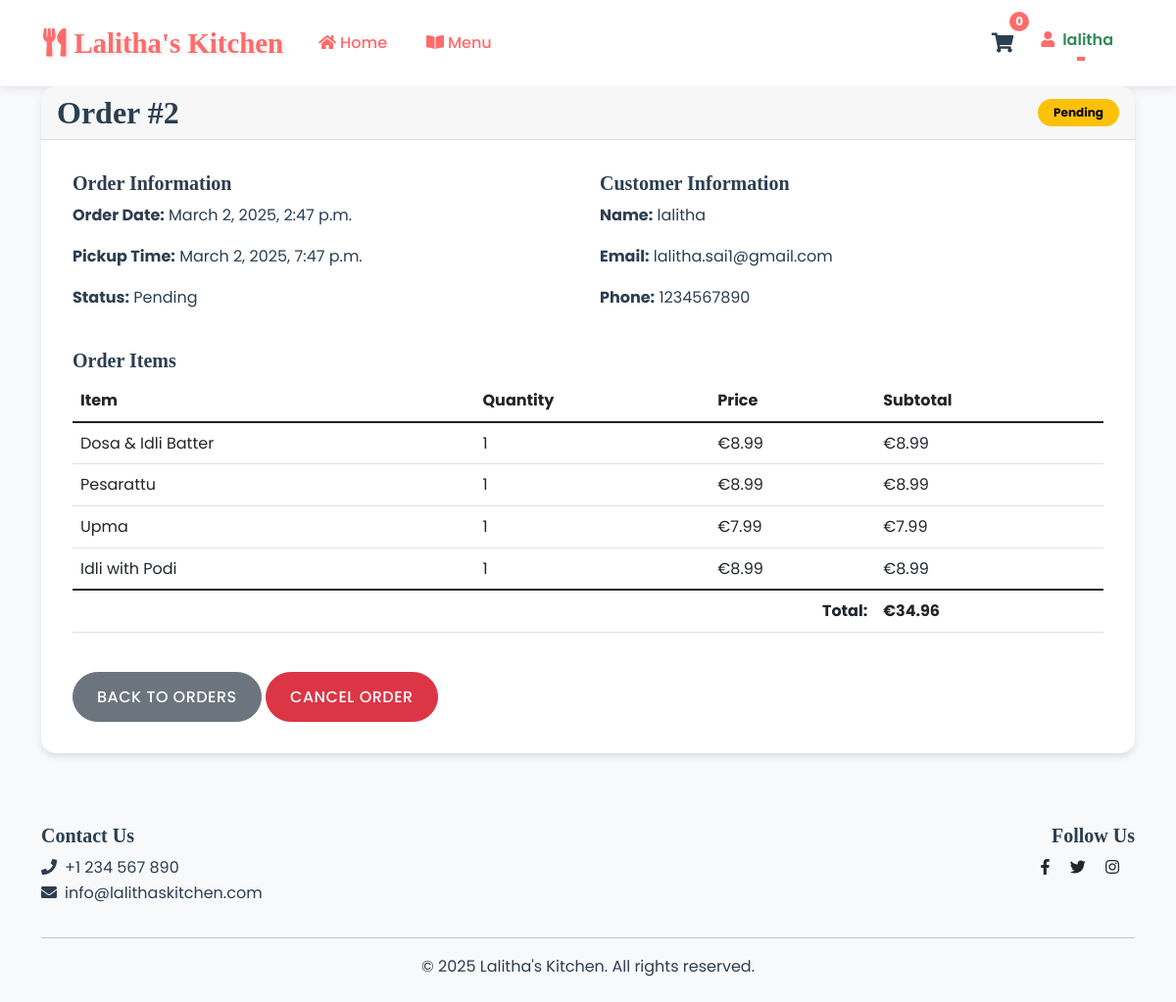
Page /order/2/ (signed in) on the committed database.
### core/models.py (models this page shows, shortened)
class User(AbstractUser):
    phone_regex = RegexValidator(
        regex=r'^\+?1?\d{9,15}$',
        message="Phone number must be entered in the format: '+999999999'. Up to 15 digits allowed."
    )
    phone_number = models.CharField(validators=[phone_regex], max_length=17, blank=False)
    email = models.EmailField(unique=True, blank=False)

class Order(models.Model):
    STATUS_CHOICES = [
        ('pending', 'Pending'),
        ('confirmed', 'Confirmed'),
        ('preparing', 'Preparing'),
        ('ready', 'Ready for Pickup'),
        ('completed', 'Completed'),
        ('cancelled', 'Cancelled')
    ]
    user = models.ForeignKey(User, on_delete=models.CASCADE)
    status = models.CharField(max_length=20, choices=STATUS_CHOICES, default='pending')
    total_amount = models.DecimalField(max_digits=10, decimal_places=2)
    created_at = models.DateTimeField(auto_now_add=True)
    updated_at = models.DateTimeField(auto_now=True)
    pickup_time = models.DateTimeField()
    notes = models.TextField(blank=True)
    is_phone_confirmed = models.BooleanField(default=False)

class OrderItem(models.Model):
    order = models.ForeignKey(Order, related_name='items', on_delete=models.CASCADE)
    menu_item = models.ForeignKey(MenuItem, on_delete=models.CASCADE)
    quantity = models.PositiveIntegerField()
    price = models.DecimalField(max_digits=6, decimal_places=2)

class MenuItem(models.Model):
    name = models.CharField(max_length=100)
    description = models.TextField()
    price = models.DecimalField(max_digits=6, decimal_places=2)
    category = models.ForeignKey(Category, on_delete=models.CASCADE, related_name='menu_items')
    image = models.ImageField(upload_to='menu_items/', null=True, blank=True)
    preparation_time = models.PositiveIntegerField(help_text="Preparation time in minutes")
    is_available = models.BooleanField(default=True)

### core/views.py (the view)
# urls.py: path('order/<int:order_id>/', views.order_detail, name='order_detail'),
@login_required
def order_detail(request, order_id):
    cart_count = get_cart_count(request)
    order = get_object_or_404(Order, id=order_id, user=request.user)
    return render(request, 'core/order_detail.html', {'order': order, 'cart_count': cart_count})

### core/context_processors.py (called while the page is built)
def cart_count_processor(request):
    cart = request.session.get('cart', {})
    cart_count = sum(cart.values()) if cart else 0
    return {'cart_count': cart_count}

### core/templatetags/custom_filters.py (called while the page is built)
@register.filter
def multiply(value, arg):
    return float(value) * float(arg)

### core/views.py (called while the page is built)
def get_cart_count(request):
    cart = request.session.get('cart', {})
    return sum(cart.values()) if cart else 0

### templates/core/order_detail.html (shortened to what this page needs)
{% extends 'base.html' %}
{% load custom_filters %}
{% block content %}
<div class="container">
    <div class="card">
        <div class="card-header">
            <div class="d-flex justify-content-between align-items-center">
                <h2 class="mb-0">Order #{{ order.id }}</h2>
                <span class="badge status-badge status-{{ order.status }}">
                    {{ order.status|title }}
                </span>
            </div>
        </div>
        <div class="card-body">
            <div class="row">
                <div class="col-md-6">
                    <h5>Order Information</h5>
                    <p><strong>Order Date:</strong> {{ order.created_at|date:"F j, Y, g:i a" }}</p>
                    <p><strong>Pickup Time:</strong> {{ order.pickup_time|date:"F j, Y, g:i a" }}</p>
                    <p><strong>Status:</strong> {{ order.status|title }}</p>
                </div>
                <div class="col-md-6">
                    <h5>Customer Information</h5>
                    <p><strong>Name:</strong> {{ order.user.get_full_name|default:order.user.username }}</p>
                    <p><strong>Email:</strong> {{ order.user.email }}</p>
                    <p><strong>Phone:</strong> {{ order.user.phone_number }}</p>
                </div>
            </div>
            <h5 class="mt-4">Order Items</h5>
            <div class="table-responsive">
                <table class="table">
                    <thead>
                        <tr>
                            <th>Item</th>
                            <th>Quantity</th>
                            <th>Price</th>
                            <th>Subtotal</th>
                        </tr>
                    </thead>
                    <tbody>
                        {% for item in order.items.all %}
                        <tr>
                            <td>{{ item.menu_item.name }}</td>
                            <td>{{ item.quantity }}</td>
                            <td>€{{ item.price }}</td>
                            <td>€{{ item.quantity|multiply:item.price }}</td>
                        </tr>
                        {% endfor %}
                    </tbody>
                    <tfoot>
                        <tr>
                            <td colspan="3" class="text-end"><strong>Total:</strong></td>
                            <td><strong>€{{ order.total_amount }}</strong></td>
                        </tr>
                    </tfoot>
                </table>
            </div>
            <div class="mt-4">
                <a href="{% url 'order_history' %}" class="btn btn-secondary">Back to Orders</a>
                {% if order.status == 'pending' %}
                <button class="btn btn-danger" data-bs-toggle="modal" data-bs-target="#cancelOrderModal">
                    Cancel Order
                </button>
                {% endif %}
            </div>
        </div>
    </div>
</div>
{% endblock %}

### templates/base.html (shortened to what this page needs)
{% load static %}
<!DOCTYPE html>
<html lang="en">
<head>
    <link href="https://cdn.jsdelivr.net/npm/bootstrap@5.1.3/dist/css/bootstrap.min.css" rel="stylesheet">
    <link rel="stylesheet" href="https://cdnjs.cloudflare.com/ajax/libs/font-awesome/5.15.4/css/all.min.css">
    <link rel="stylesheet" href="{% static 'css/style.css' %}">
</head>
<body>
    <nav class="navbar navbar-expand-lg navbar-light">
        <div class="container">
            <a class="navbar-brand" href="{% url 'home' %}">
                <i class="fas fa-utensils me-2"></i>Lalitha's Kitchen
            </a>
            <div class="collapse navbar-collapse" id="navbarNav">
                <ul class="navbar-nav me-auto">
                    <li class="nav-item">
                        <a class="nav-link" href="{% url 'home' %}">
                            <i class="fas fa-home me-1"></i>Home
                        </a>
                    </li>
                    <li class="nav-item">
                        <a class="nav-link" href="{% url 'menu' %}">
                            <i class="fas fa-book-open me-1"></i>Menu
                        </a>
                    </li>
                </ul>
                <ul class="navbar-nav">
                    {% if user.is_authenticated %}
                        <li class="nav-item">
                            <div class="cart-wrapper">
                                <a href="{% url 'cart' %}" class="cart-link">
                                    <i class="fas fa-shopping-cart"></i>
                                    <span class="cart-count">{{ cart_count|default:"0" }}</span>
                                </a>
                            </div>
                        </li>
                        <li class="nav-item dropdown">
                            <a class="nav-link dropdown-toggle" href="#" id="userDropdown" role="button" data-bs-toggle="dropdown" aria-expanded="false">
                                <i class="fas fa-user me-2" style="color: #FF6B6B;"></i><span style="color: seagreen; font-weight: 600;">{{ user.username }}</span>
                            </a>
                        </li>
                    {% endif %}
                </ul>
            </div>
        </div>
    </nav>
    <main>
        {% block content %}{% endblock %}
    </main>
    <footer class="bg-light py-4 mt-5">
        <div class="container">
            <div class="row">
                <div class="col-md-6">
                    <h5>Contact Us</h5>
                    <p>
                        <i class="fas fa-phone me-2"></i>+1 234 567 890<br>
                        <i class="fas fa-envelope me-2"></i>info@lalithaskitchen.com
                    </p>
                </div>
                <div class="col-md-6 text-md-end">
                    <h5>Follow Us</h5>
                    <a href="#" class="text-dark me-3"><i class="fab fa-facebook-f"></i></a>
                    <a href="#" class="text-dark me-3"><i class="fab fa-twitter"></i></a>
                    <a href="#" class="text-dark me-3"><i class="fab fa-instagram"></i></a>
                </div>
            </div>
            <hr>
            <div class="text-center">
                <p class="mb-0">&copy; {% now "Y" %} Lalitha's Kitchen. All rights reserved.</p>
            </div>
        </div>
    </footer>
</body>
</html>

### static/css/style.css (style rules this page uses)
:root { --primary-color: #FF6B6B; --secondary-color: #4ECDC4; --accent-color: #45B7D1; --dark-color: #2C3E50; --light-color: #F7F9FC; --success-color: #2ECC71; --warning-color: #F1C40F; --danger-color: #E74C3C; --text-primary: #2C3E50; --text-secondary: #6C7A89; --gradient-primary: linear-gradient(135deg, var(--primary-color), #FF8E8E); --gradient-secondary: linear-gradient(135deg, var(--secondary-color), #6BE4C4); --box-shadow: 0 4px 6px rgba(0, 0, 0, 0.1); --box-shadow-hover: 0 8px 15px rgba(0, 0, 0, 0.15); --transition: all 0.3s ease; }
body { font-family: 'Poppins', sans-serif; color: var(--text-primary); background-color: var(--light-color); line-height: 1.6; min-height: 100vh; display: flex; flex-direction: column; }
h1, h2, h3, h4, h5, h6 { font-family: 'Playfair Display', serif; color: var(--dark-color); font-weight: 600; }
main { flex: 1; }
.navbar { background: var(--dark-color); box-shadow: var(--box-shadow); padding: 1rem 0; }
.navbar-brand { font-family: 'Playfair Display', serif; font-size: 1.8rem; color: var(--primary-color) !important; font-weight: 700; text-shadow: 2px 2px 4px rgba(0, 0, 0, 0.1); }
.nav-link { color: var(--light-color) !important; font-weight: 500; transition: var(--transition); position: relative; padding: 0.5rem 1rem !important; }
.nav-link::after { content: ''; position: absolute; width: 0; height: 2px; bottom: 0; left: 50%; background: var(--primary-color); transition: var(--transition); transform: translateX(-50%); }
.btn { border-radius: 50px; padding: 0.8rem 1.5rem; font-weight: 500; transition: var(--transition); text-transform: uppercase; letter-spacing: 0.5px; }
.card { border: none; border-radius: 15px; box-shadow: var(--box-shadow); transition: var(--transition); overflow: hidden; background: white; }
.card-body { padding: 2rem; }
.cart-count { background: var(--primary-color); border-radius: 50%; padding: 0.25rem 0.5rem; font-size: 0.75rem; position: relative; top: -8px; }
.status-badge { padding: 0.5rem 1rem; border-radius: 20px; font-weight: bold; }
.status-pending { background-color: #ffc107; color: #000; }

### templates/base.html (style rules this page uses)
:root { --primary-color: #FF6B6B; --secondary-color: #4ECDC4; --text-color: #2C3E50; --background-color: #F7F9FC; }
.cart-wrapper { position: relative; margin-left: 1rem; }
.cart-link { color: var(--text-color); text-decoration: none; font-size: 1.25rem; position: relative; display: inline-block; padding: 0.5rem; transition: all 0.3s ease; }
.cart-count { position: absolute; top: -8px; right: -8px; background: var(--primary-color); color: white; border-radius: 50%; width: 20px; height: 20px; font-size: 0.75rem; display: flex; align-items: center; justify-content: center; font-weight: bold; }
.navbar { background-color: white; box-shadow: 0 2px 10px rgba(0, 0, 0, 0.1); padding: 1rem 2rem; }
.navbar-brand { font-weight: 600; color: #FF6B6B; }
.nav-link { color: #FF6B6B !important; font-weight: 500; transition: all 0.3s ease; padding: 0.5rem 1rem; border-radius: 25px; margin: 0 0.25rem; }

### rows in the picture
User: username "lalitha"
Order: id "2", status "Pending", created_at "March 2, 2025, 2:47 p.m.", pickup_time "March 2, 2025, 7:47 p.m.", user.get_full_name "lalitha", user.email "lalitha.sai1@gmail.com", user.phone_number "1234567890", total_amount "34.96"
OrderItem: menu_item.name "Dosa & Idli Batter", quantity "1", price "8.99", quantity|multiply "8.99"
OrderItem: menu_item.name "Pesarattu", quantity "1", price "8.99", quantity|multiply "8.99"
OrderItem: menu_item.name "Upma", quantity "1", price "7.99", quantity|multiply "7.99"
OrderItem: menu_item.name "Idli with Podi", quantity "1", price "8.99", quantity|multiply "8.99"

### other values in the picture
{{ cart_count|default:"0" }} "0"
